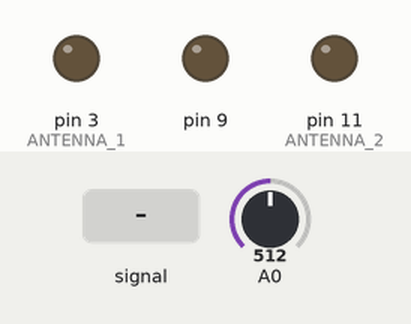
Simulated run of this sketch. Board: Arduino Uno, built with avr-gcc and run on an emulated ATmega328P. On the bench: output pins drawn as LEDs (lit = HIGH). Inputs (shaded band) come from the test bench; at power-on: A0 = 512.

Above: at 0.15 s.
Timing chart, 0 to 0.2 s (numbered marks = the images above; inputs shaded):
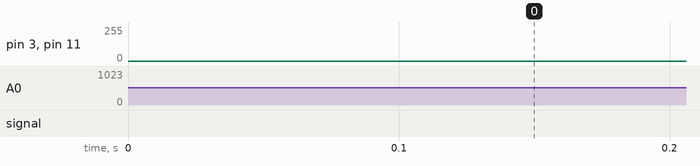

The sketch:

arduino_am_transmitter.ino
```cpp
// (licence header left out)
// OCR2 values for available Transmit frequencies: OCR2A/B = 8000/Ft[Khz] - 1
#define F_8MHZ 0
#define F_4MHZ 1
#define F_2666 2
#define F_2000 3
#define F_1600 4
#define F_1333 5
#define F_1143 6
#define F_1000 7
#define F_880 8
#define F_800 9
#define F_727 10
#define F_666 11
#define F_615 12
#define F_571 13
#define F_533 14
#define F_500 15

#define FRQ F_1600 //Replace OCR2 value for frequency here, if necessary

#define ANTENNA_1 PD3 //Arduino Nano/Uno Pin D3
#define ANTENNA_2 PB3 //Arduino Nano/Uno Pin D11


void setup() {
  //Timer 2: Carrier Frequency generation
  TCCR2A = bit(COM2A0) + bit(COM2B0); // Toggle OC0A (Pin 11) and OC0B (Pin 3) on Compare Match
  bitSet(TCCR2A, WGM21); // CTC Mode
  TCCR2B = bit(CS20); // No clock Prescaling
  OCR2A = FRQ;
  OCR2B = FRQ;
  bitSet(TCCR2B, FOC2B);  // Force Output Compare B; Toggle inverted

  //Timer 1: PWM
  pinMode(9, OUTPUT);
  TCCR1A =  bit(WGM11) + bit(WGM10); //Fast PWM, 10 Bit
  TCCR1B = bit(WGM12) + bit(CS10); // No Prescaling
  TIMSK1 = bit(OCIE1A) + bit(TOIE1);// Output Compare A Match and overflow Interrupt Enable
  //TCCR1A += bit(COM1A0) + bit(COM1A1); //Toggle Pin 9 on compare match

  //ADC Settings
  ADMUX = bit(REFS1) + bit(REFS0); //Reference internal 1.1V
  ADCSRA = bit(ADEN) + bit(ADSC) + bit(ADATE); //Auto Trigger enable, free running
  ADCSRA += bit(ADPS2) + bit(ADPS1); //Divide by 64 -> 18.5k Sample rate
  DIDR0 = bit(ADC0D);
}

/* Overflow Interrupt*/
ISR(TIMER1_OVF_vect) {
  uint16_t adc = ADC;
  OCR1A = adc;
  bitSet(DDRD, ANTENNA_1); // timer 2 outputs on
  bitSet(DDRB, ANTENNA_2);
}

/* Output Compare A Match Interrupt */
ISR(TIMER1_COMPA_vect) {
  bitClear(DDRD, ANTENNA_1); // timer 2 outputs off
  bitClear(DDRB, ANTENNA_2);
}

void loop()
{
}
```
